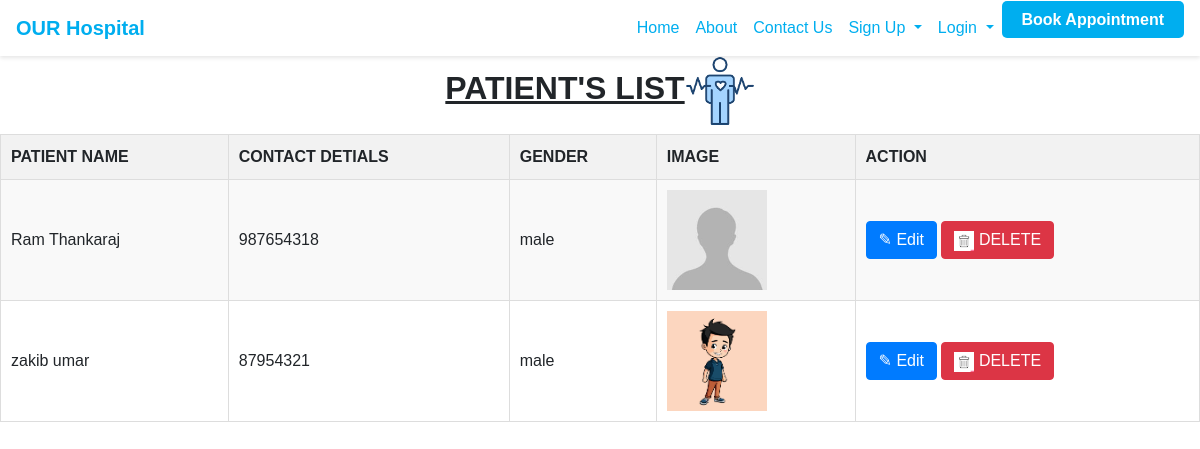
Screenshot of /view_patient with the database file from the repository.
### hospital/models.py (models this page shows, shortened)
class Patient(models.Model):
    patientdetails = models.ForeignKey(User, on_delete=models.CASCADE, null=True)
    phonenumber = models.IntegerField(null=True)
    gender = models.CharField(max_length=100, null=True)
    patientimage=models.ImageField(upload_to="images/")

### hospital/views.py (the view)
# urls.py: path('view_patient',views.view_patient,name='view_patient'),
def view_patient(request):
    patients=Patient.objects.all()
    return render(request,'viewpatients.html',{'patients':patients})

### hospital/templates/viewpatients.html (shortened to what this page needs)
{% extends 'navbar.html' %}
{% block content %}
<!DOCTYPE html>
<html lang="en">
<head>
    {% load static %}
    <link rel="stylesheet" href="https://cdnjs.cloudflare.com/ajax/libs/font-awesome/5.15.4/css/all.min.css" />
    <link href="https://maxcdn.bootstrapcdn.com/bootstrap/4.5.2/css/bootstrap.min.css" rel="stylesheet">
</head>
<body>
    <h2 style="text-align: center;"><U><B>PATIENT'S LIST</B></U><img src="{% static 'images/patient.png' %}" height="70"></h2>
    <table>
        <tr>
        <th>PATIENT NAME</th>
        <th>CONTACT DETIALS</th>
        <th>GENDER</th>
        <th>IMAGE</th>
        <th>ACTION</th>
    </tr>
    {% for i in patients %}
    <tr>
        <td>{{i.patientdetails.first_name}} {{i.patientdetails.last_name}}</td>
        <td>{{i.phonenumber}}</td>
        <td>{{i.gender}}</td>
        {% if i.patientimage %}
        <td><img src="{{ i.patientimage.url }}" height="100"></td>
    {% else %}
        <td>No Image Available</td>
    {% endif %}
        <td>
            <form method="post" action="{% url 'editpatient' i.id %}" style="display: inline;">
                <button type="submit" class="btn btn-primary">
                    &#9998; Edit
                </button>
        </form>
        <form method="post" action="#" style="display: inline;">
            <button type="submit" class="btn btn-danger">
                <img src="{% static 'images/delete.png' %}" height="20"> DELETE
            </button>
        </form>
            </td>
    </tr>
    {% endfor %}
    </table>
</body>
</html>
{% endblock %}

### hospital/templates/navbar.html (shortened to what this page needs)
<!DOCTYPE html>
<html lang="en">
<head>
    <link rel="stylesheet" href="https://cdn.jsdelivr.net/npm/bootstrap@4.6.2/dist/css/bootstrap.min.css">
    <link rel="stylesheet" href="https://stackpath.bootstrapcdn.com/bootstrap/4.5.2/css/bootstrap.min.css">
</head>
<body>
    <nav class="navbar navbar-expand-lg">
        <a class="navbar-brand" href="{% url 'homepage' %}">OUR Hospital</a>
        <div class="collapse navbar-collapse" id="navbarNav">
            <ul class="navbar-nav ml-auto">
                <li class="nav-item">
                    <a class="nav-link" href="{% url 'homepage' %}">Home</a>
                </li>
                <li class="nav-item">
                    <a class="nav-link" href="{% url 'aboutus' %}">About</a>
                </li>
                <li class="nav-item">
                    <a class="nav-link" href="{% url 'contact' %}">Contact Us</a>
                </li>
                <li class="nav-item dropdown">
                    <a class="nav-link dropdown-toggle" href="#" id="signupDropdown" role="button" data-toggle="dropdown" aria-haspopup="true" aria-expanded="false">
                        Sign Up
                    </a>
                </li>
                <li class="nav-item dropdown">
                    <a class="nav-link dropdown-toggle" href="#" id="loginDropdown" role="button" data-toggle="dropdown" aria-haspopup="true" aria-expanded="false">
                        Login
                    </a>
                </li>
                <li class="nav-item">
                    <a class="nav-link1 btn-appointment" href="{% url 'patient_signup' %}" >Book Appointment</a>
                </li>
            </ul>
        </div>
    </nav>
    {% block content %}{% endblock %}

### hospital/templates/navbar.html (style rules this page uses)
body, html { margin: 0; padding: 0; font-family: Arial, sans-serif; }
.navbar { background-color: #fff; padding: 10px 20px; box-shadow: 0 2px 4px rgba(0, 0, 0, 0.1); }
.navbar-brand { font-size: 24px; font-weight: bold; color: #00AEEF !important; }
.navbar-nav .nav-link { color: #00AEEF !important; }
.nav-link1 { font-weight: bold; color: #fff; }
.btn-appointment { margin-top: 10%; background-color: #00AEEF; color: #fff; border: none; padding: 10px 20px; cursor: pointer; border-radius: 5px; }

### hospital/templates/viewpatients.html (style rules this page uses)
body { font-family: Arial, sans-serif; }
table { width: 100%; border-collapse: collapse; }
th, td { padding: 10px; border: 1px solid #dddddd; text-align: left; }
th { background-color: #f2f2f2; }
tr:nth-child(even) { background-color: #f9f9f9; }

### rows the page displays
Patient: patientdetails.first_name "Ram", patientdetails.last_name "Thankaraj", phonenumber "987654318", gender "male", patientimage (picture)
Patient: patientdetails.first_name "zakib", patientdetails.last_name "umar", phonenumber "87954321", gender "male", patientimage (picture)
